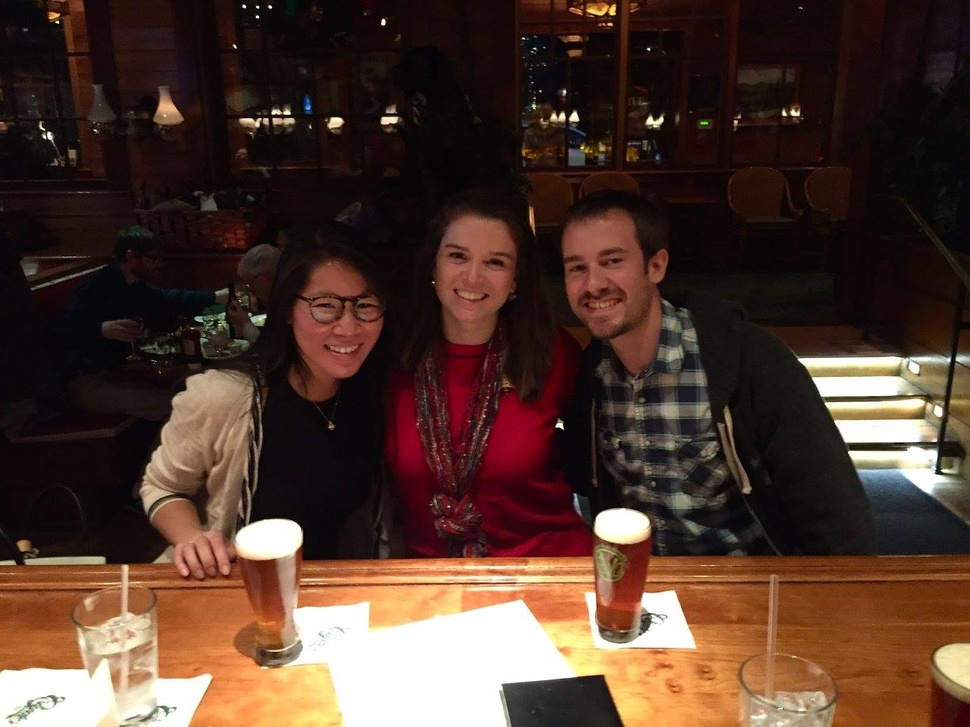
#> input picture gurus/faces_image.jpg, 970 x 727 px, shrunk from 1224 x 918 before the run
$ python detect_faces.py
#> lines starting #> are read from the running program, lines starting #| are printed output that depends on the picture; after the words box and inside, x2 and y2 are one past the last pixel; in counts of white or black regions, pixels touching at a corner belong together
import cv2

# Load our image and convert it to grayscale
image = cv2.imread("faces_image.jpg")
#> image is the input picture: shape (727, 970, 3); mean B, G, R 44.9, 55.4, 79.7
gray = cv2.cvtColor(image, cv2.COLOR_BGR2GRAY)
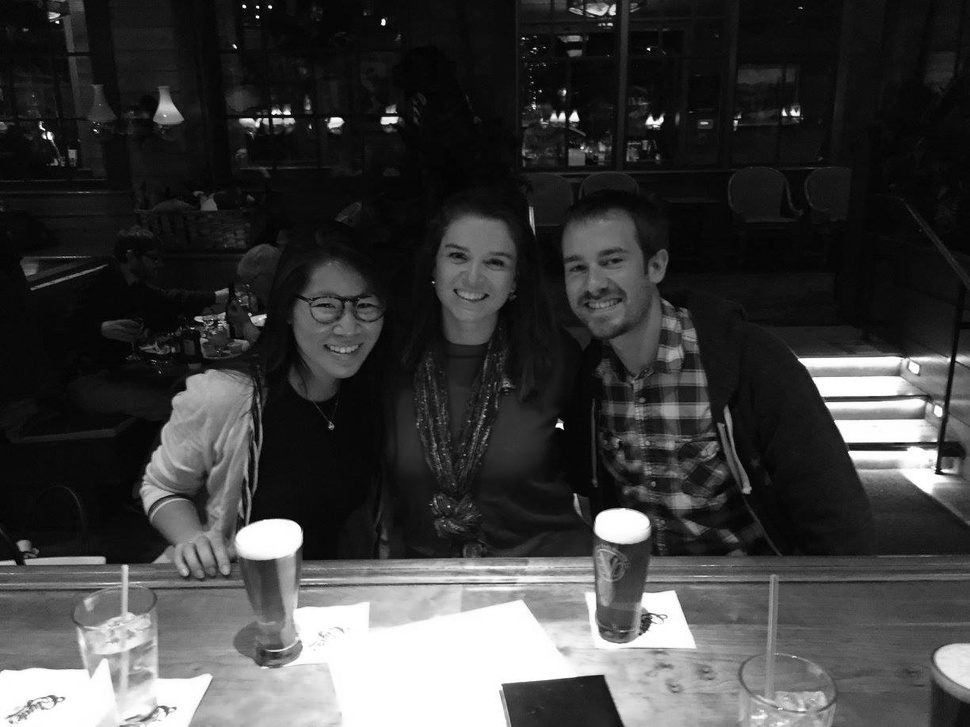
#> gray: shape (727, 970); min 0, max 255, mean 61.5

# Load the face detector and detect faces in the image
detector = cv2.CascadeClassifier("/usr/local/share/OpenCV/haarcascades/haarcascade_frontalface_default.xml")
rects = detector.detectMultiScale(gray, scaleFactor=1.05, minNeighbors=9,
                                  minSize=(30, 30), flags=cv2.CASCADE_SCALE_IMAGE)
#> rects = [[423, 219, 104, 104], [545, 222, 105, 105], [284, 263, 107, 107]]

# Loop over the faces and draw a rectangle surrounding each
for (x, y, w, h) in rects:
    cv2.rectangle(image, (x, y), (x + w, y + h), (0, 255, 0), 2)
#> this loop made 3 passes
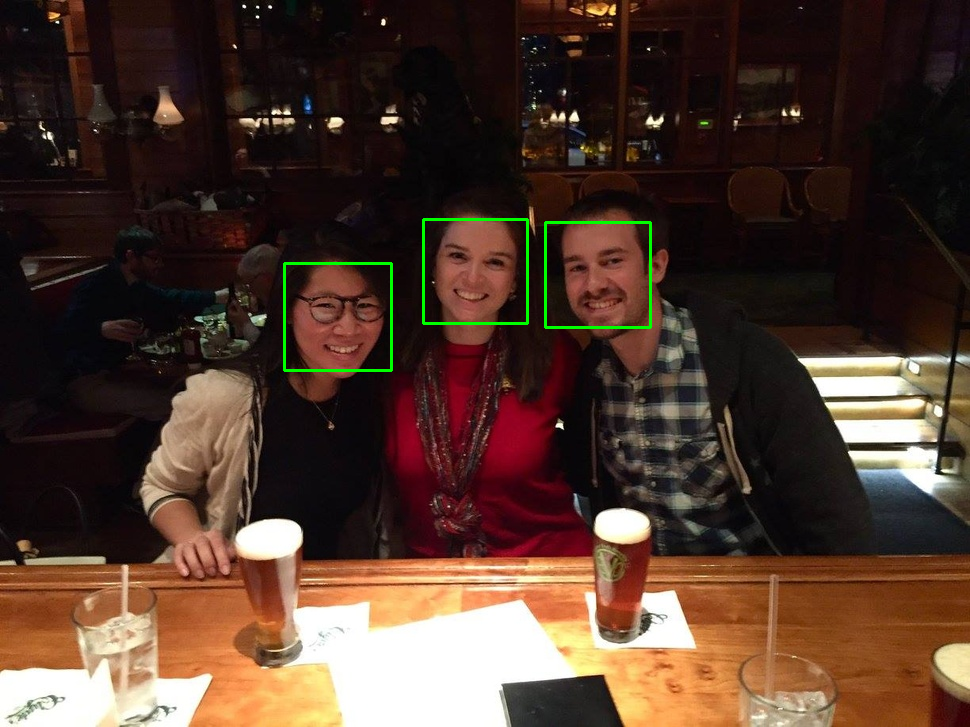
#> image: shape (727, 970, 3); 0.54% of pixels changed, all inside (x1, y1, x2, y2) = (283, 218, 652, 372)

# Show the detected faces
cv2.imshow("Faces", image)
cv2.waitKey(0)
